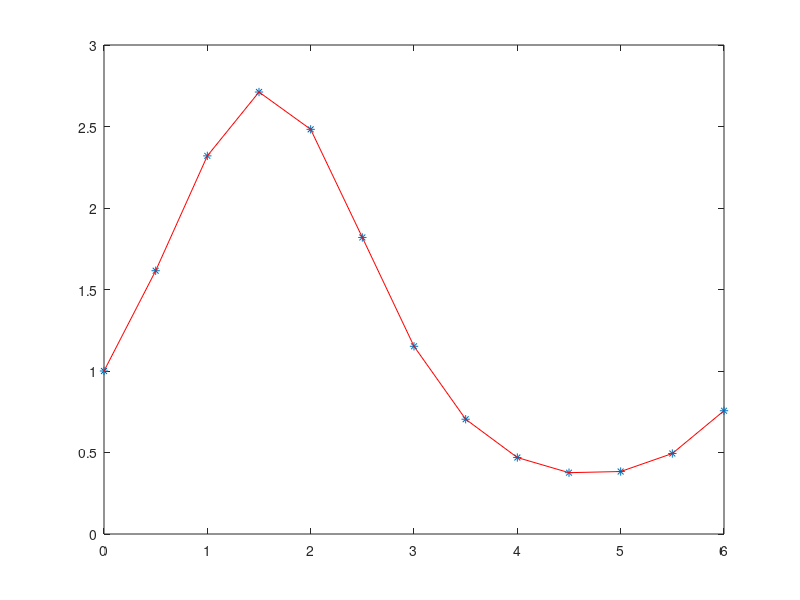

This figure's MATLAB source: (Note: this script raises an error after producing the figure.)
x = linspace(0, 6, 13);
f = @(x) exp(sin(x));
fx = f(x);

%plot interpolation points
plot(x,f(x),'*')
hold on;

%plot the function f
plot(x,fx,'r')
hold on;

%plot the Newton interpolation
x2 = linspace(0, 6, 100);
rez = NewtonPol_stud(x, fx, x2);
plot(x2, rez, 'b')